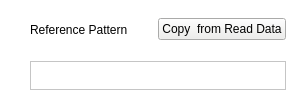
                                           <widget class="QFrame" name="verticalFrame_24">
                                            <property name="styleSheet">
                                             <string notr="true">background-color: rgb(255, 255, 255);
color: rgb(0, 0, 0);</string>
                                            </property>
                                            <property name="frameShape">
                                             <enum>QFrame::NoFrame</enum>
                                            </property>
                                            <layout class="QVBoxLayout" name="verticalLayout_31">
                                             <property name="spacing">
                                              <number>0</number>
                                             </property>
                                             <property name="leftMargin">
                                              <number>0</number>
                                             </property>
                                             <property name="topMargin">
                                              <number>0</number>
                                             </property>
                                             <property name="rightMargin">
                                              <number>0</number>
                                             </property>
                                             <property name="bottomMargin">
                                              <number>0</number>
                                             </property>
                                             <item>
                                              <widget class="QFrame" name="frame">
                                               <property name="maximumSize">
                                                <size>
                                                 <width>16777215</width>
                                                 <height>40</height>
                                                </size>
                                               </property>
                                               <layout class="QHBoxLayout" name="horizontalLayout_19">
                                                <property name="leftMargin">
                                                 <number>30</number>
                                                </property>
                                                <property name="rightMargin">
                                                 <number>10</number>
                                                </property>
                                                <property name="bottomMargin">
                                                 <number>2</number>
                                                </property>
                                                <item>
                                                 <widget class="QLabel" name="label_17">
                                                  <property name="text">
                                                   <string>Reference Pattern </string>
                                                  </property>
                                                 </widget>
                                                </item>
                                                <item>
                                                 <widget class="QPushButton" name="btn_CopyReadData_1Dcode">
                                                  <property name="styleSheet">
                                                   <string notr="true">background-color: rgb(238, 238, 236);</string>
                                                  </property>
                                                  <property name="text">
                                                   <string>Copy  from Read Data</string>
                                                  </property>
                                                 </widget>
                                                </item>
                                               </layout>
                                              </widget>
                                             </item>
                                             <item>
                                              <widget class="QFrame" name="frame">
                                               <property name="maximumSize">
                                                <size>
                                                 <width>16777215</width>
                                                 <height>40</height>
                                                </size>
                                               </property>
                                               <layout class="QHBoxLayout" name="horizontalLayout_20">
                                                <property name="leftMargin">
                                                 <number>30</number>
                                                </property>
                                                <property name="rightMargin">
                                                 <number>10</number>
                                                </property>
                                                <property name="bottomMargin">
                                                 <number>2</number>
                                                </property>
                                                <item>
                                                 <widget class="QTextEdit" name="tedit_CopyReadData_1Dcode">
                                                  <property name="maximumSize">
                                                   <size>
                                                    <width>16777215</width>
                                                    <height>30</height>
                                                   </size>
                                                  </property>
                                                 </widget>
                                                </item>
                                               </layout>
                                              </widget>
                                             </item>
                                            </layout>
                                           </widget>
